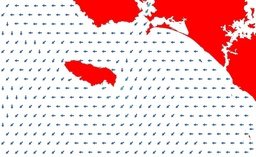
#> input picture 3rdProgram Groix_Island/0_groix_initialPicture.jpg, 256 x 157 px, shrunk from 1408 x 864 before the run
$ python A_firstStep_ImageProcessing.py
#> lines starting #> are read from the running program, lines starting #| are printed output that depends on the picture
import numpy as np
import matplotlib.pyplot as plt
im1=plt.imread('0_groix_initialPicture.jpg')
#> im1 is the input picture: shape (157, 256, 3); mean R, G, B 241.9, 203.6, 204.7
im20=np.copy(im1)

c=[[0,255,255],[185,122,8],[0,0,255]]

for k in range(im1.shape[0]):
    for l in range(im1.shape[1]):
        moy=(int(im1[k,l,0])+int(im1[k,l,1])+int(im1[k,l,1]))/3

        if int(im1[k,l,2])>190 and int(im1[k,l,1])>190 and int(im1[k,l,0])>190:
            im20[k,l,0]=0
            im20[k,l,1]=255
            im20[k,l,2]=255

        elif int(im1[k,l,0])>moy and int(im1[k,l,1])<190 and int(im1[k,l,2])<190:
            im20[k,l,0]=185
            im20[k,l,1]=122
            im20[k,l,2]=8
        else:
            im20[k,l,0]=0
            im20[k,l,1]=0
            im20[k,l,2]=255
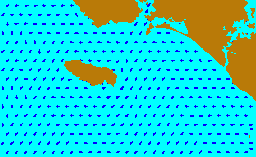
#> im20: shape (157, 256, 3); mean R, G, B 32.5, 215.7, 211.6

print("Step 1")

def filtration1(im20,i):
    for k in range(1,im20.shape[0]-1):
        if (im20.shape[0]-1-k)%100 == 0 :
            print((im20.shape[0]-1-k)//100)
        im3=np.copy(im20)
        for l in range(1,im20.shape[1]-1):
            compteur=0
            if list(im3[k,l,:])!=c[i] and list(im3[k,l,:]) in c:
                if c[i]==list(im20[k+1,l+1,:]):
                    compteur=compteur+1
                if c[i]==list(im20[k+1,l,:]):
                    compteur=compteur+1
                if c[i]==list(im20[k+1,l-1,:]):
                    compteur=compteur+1
                if c[i]==list(im20[k,l+1,:]):
                    compteur=compteur+1
                if c[i]==list(im20[k+1,l-1,:]):
                    compteur=compteur+1
                if c[i]==list(im20[k-1,l-1,:]):
                    compteur=compteur+1
                if c[i]==list(im20[k-1,l,:]):
                    compteur=compteur+1
                if c[i]==list(im20[k-1,l+1,:]):
                    compteur=compteur+1
                if compteur>5:
                    im20[k,l,0]=c[i][0]
                    im20[k,l,1]=c[i][1]
                    im20[k,l,2]=c[i][2]
            elif ([im3[k,l,0],im3[k,l,1],im3[k,l,2]]) not in c:
                im20[k,l,0]=0
                im20[k,l,1]=255
                im20[k,l,2]=255

    return(im20)

plt.imsave('1_groix_firstProcessing.bmp',im20)

for k in range(3):
    print("Step",k+2)
    im20=np.copy(filtration1(im20,k))

print("Step 4")

plt.imsave('2_groix_secondProcessing.bmp',im20)

im2=np.zeros((im20.shape[0]+80, im20.shape[1]+80, 3),dtype=np.uint8)

im2[40:-40,40:-40]=im20
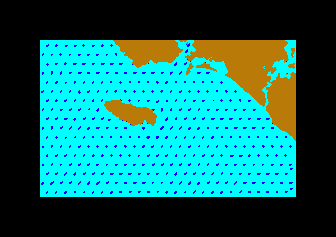
#> im2: shape (237, 336, 3); mean R, G, B 16.4, 110.6, 106.8
#> (the run stopped early here; a loop or call above may not have finished)
